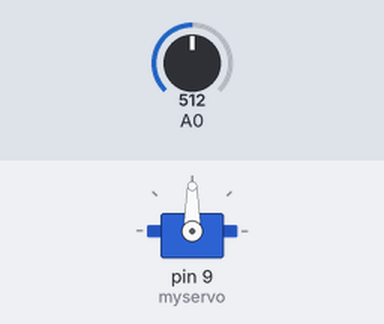
A sketch run on a simulated Arduino Uno, built with avr-gcc and run on an emulated ATmega328P. Parts: servo. The inputs (shaded band) are chosen by the test bench; at power-on: A0 = 512.

Above: at 1.2 s.
1.3 s: A0 set to 716
At 1.8 s:
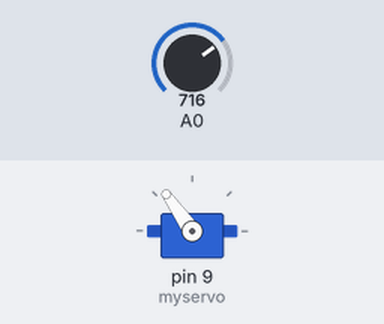
2.8 s: A0 set to 900
At 3.8 s:
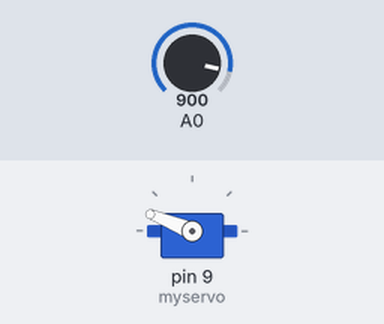
4.3 s: A0 set to 1023
At 5.2 s:
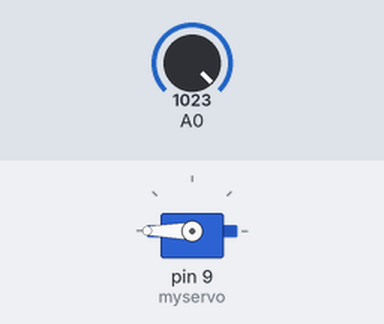
5.8 s: A0 set to 306
At 6.1 s:
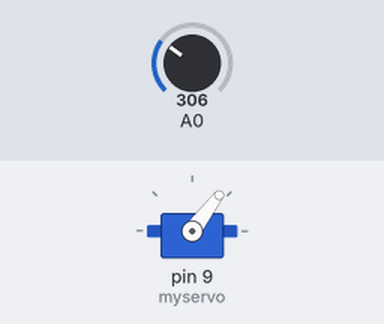
7.3 s: A0 set to 122
At 8.7 s:
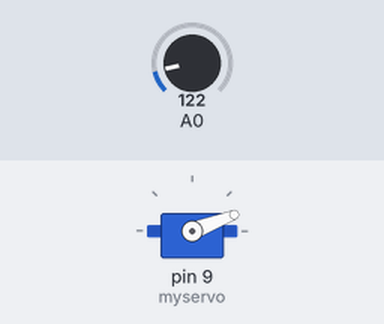
Timing chart, 0 to 9.8 s (numbered marks = the images above; inputs shaded):
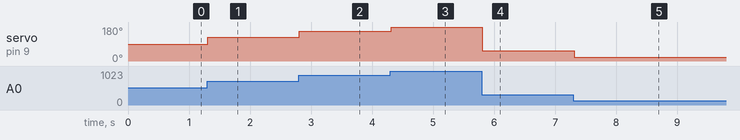

The sketch:

5.ino
```cpp
#include <Servo.h>

Servo myservo;
int sensor=0;
int argle=0;
void setup() {
  myservo.attach(9);
}

void loop() {
  sensor=analogRead(A0);
  argle=map(sensor,0,1023,0,180);
  myservo.write(argle  );
  delay(15);
}
```

Measured:
- after the input at 1.3 s, servo on pin 9 (myservo): 90° → 125° at once
- after the input at 2.8 s, servo on pin 9 (myservo): 125° → 158° at once
- after the input at 4.3 s, servo on pin 9 (myservo): 158° → 180° at once
- after the input at 5.8 s, servo on pin 9 (myservo): 180° → 53° at once
- after the input at 7.3 s, servo on pin 9 (myservo): 53° → 21° at once
